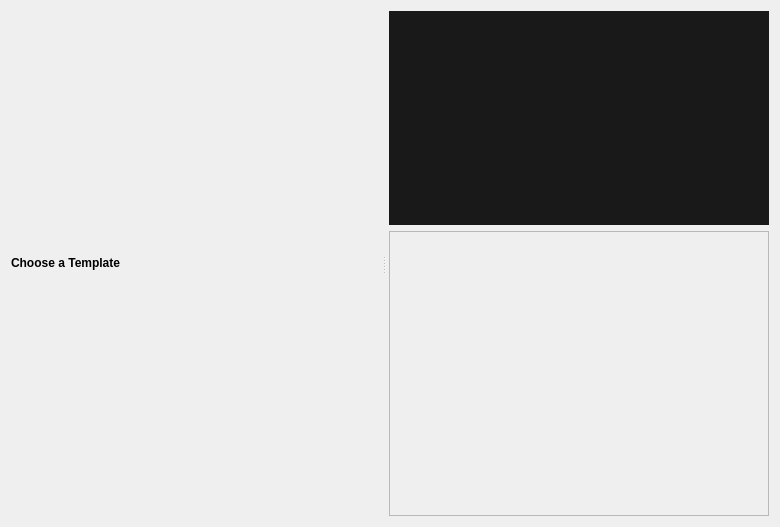
<?xml version="1.0" encoding="UTF-8"?>
<ui version="4.0">
 <class>Dialog</class>
 <widget class="QDialog" name="Dialog">
  <property name="geometry">
   <rect>
    <x>0</x>
    <y>0</y>
    <width>780</width>
    <height>527</height>
   </rect>
  </property>
  <property name="windowTitle">
   <string>Titles</string>
  </property>
  <property name="windowIcon">
   <iconset>
    <normaloff>:/openshot.svg</normaloff>:/openshot.svg</iconset>
  </property>
  <property name="autoFillBackground">
   <bool>false</bool>
  </property>
  <layout class="QGridLayout" name="gridLayout">
   <item row="0" column="0">
    <widget class="QSplitter" name="splitter">
     <property name="orientation">
      <enum>Qt::Horizontal</enum>
     </property>
     <property name="handleWidth">
      <number>10</number>
     </property>
     <widget class="QWidget" name="widget" native="true">
      <property name="sizePolicy">
       <sizepolicy hsizetype="MinimumExpanding" vsizetype="Preferred">
        <horstretch>1</horstretch>
        <verstretch>0</verstretch>
       </sizepolicy>
      </property>
      <property name="minimumSize">
       <size>
        <width>0</width>
        <height>0</height>
       </size>
      </property>
      <property name="maximumSize">
       <size>
        <width>16777215</width>
        <height>16777215</height>
       </size>
      </property>
      <layout class="QGridLayout" name="gridLayout_2">
       <item row="0" column="0">
        <layout class="QVBoxLayout" name="verticalLayout">
         <item>
          <widget class="QLabel" name="label">
           <property name="sizePolicy">
            <sizepolicy hsizetype="MinimumExpanding" vsizetype="Preferred">
             <horstretch>0</horstretch>
             <verstretch>0</verstretch>
            </sizepolicy>
           </property>
           <property name="minimumSize">
            <size>
             <width>0</width>
             <height>0</height>
            </size>
           </property>
           <property name="text">
            <string>&lt;b&gt;Choose a Template&lt;/b&gt;</string>
           </property>
          </widget>
         </item>
        </layout>
       </item>
      </layout>
     </widget>
     <widget class="QWidget" name="widget_2" native="true">
      <property name="sizePolicy">
       <sizepolicy hsizetype="Preferred" vsizetype="Preferred">
        <horstretch>0</horstretch>
        <verstretch>0</verstretch>
       </sizepolicy>
      </property>
      <layout class="QGridLayout" name="gridLayout_3">
       <item row="2" column="0">
        <widget class="QScrollArea" name="scrollArea">
         <property name="minimumSize">
          <size>
           <width>380</width>
           <height>0</height>
          </size>
         </property>
         <property name="widgetResizable">
          <bool>true</bool>
         </property>
         <widget class="QWidget" name="settingsContainer">
          <property name="geometry">
           <rect>
            <x>0</x>
            <y>0</y>
            <width>378</width>
            <height>252</height>
           </rect>
          </property>
          <layout class="QFormLayout" name="formLayout">
           <property name="fieldGrowthPolicy">
            <enum>QFormLayout::AllNonFixedFieldsGrow</enum>
           </property>
          </layout>
         </widget>
        </widget>
       </item>
       <item row="0" column="0">
        <widget class="QLabel" name="lblPreviewLabel">
         <property name="minimumSize">
          <size>
           <width>0</width>
           <height>214</height>
          </size>
         </property>
         <property name="styleSheet">
          <string notr="true">background-color: #191919;</string>
         </property>
         <property name="text">
          <string/>
         </property>
        </widget>
       </item>
      </layout>
     </widget>
    </widget>
   </item>
  </layout>
 </widget>
 <resources/>
 <connections/>
</ui>
